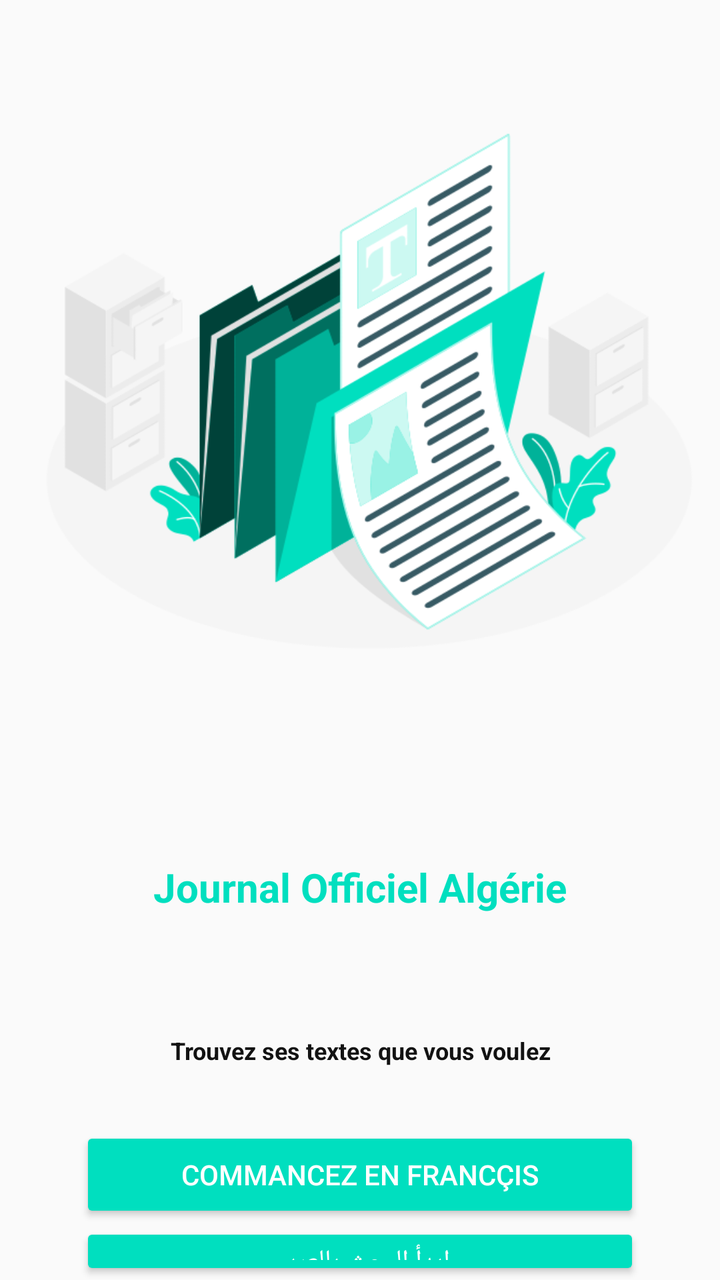
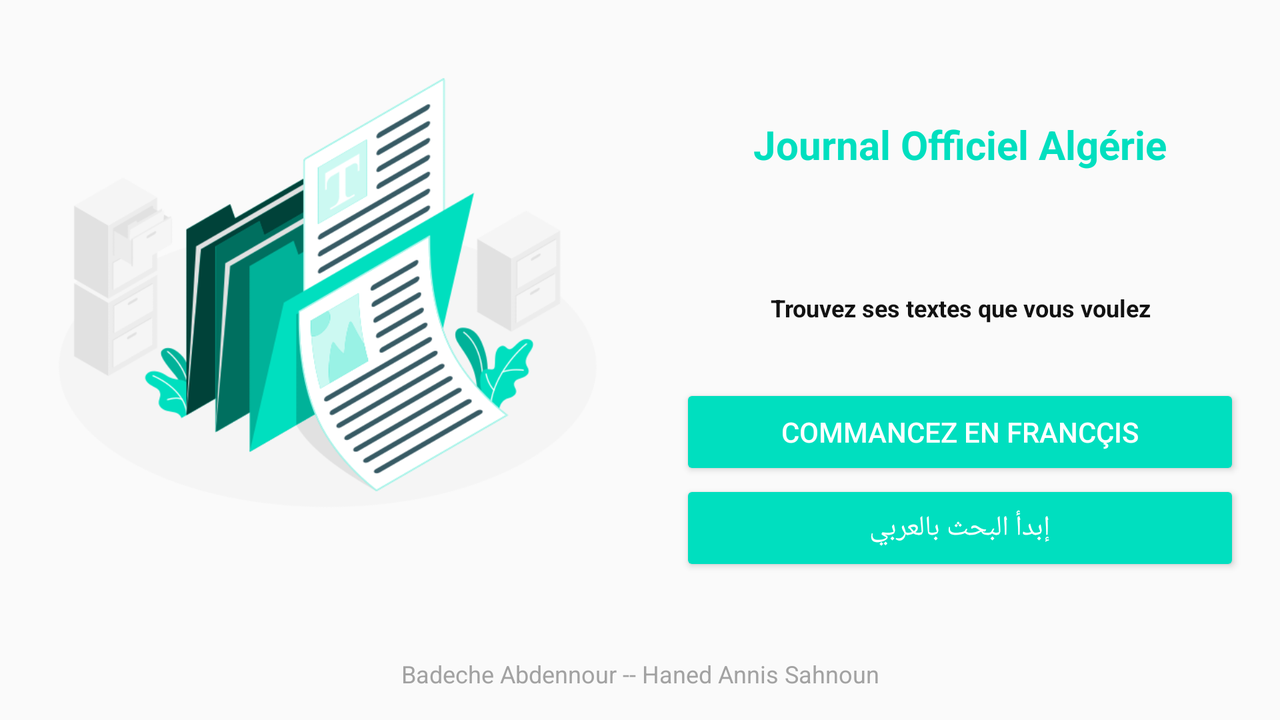

Compare how this app lays out the same screen by default and in its alternative resource folder. The renders come first, then the two layout files and the values they reference.
<!-- AndroidManifest.xml: activity theme Theme.AppCompat.Light.NoActionBar -->
<!-- res/layout/splash_screen.xml -->
<?xml version="1.0" encoding="utf-8"?>
<androidx.constraintlayout.widget.ConstraintLayout
    xmlns:android="http://schemas.android.com/apk/res/android"
    xmlns:app="http://schemas.android.com/apk/res-auto"
    xmlns:tools="http://schemas.android.com/tools"
    android:layout_height="match_parent"
    android:layout_width="match_parent"
    >
<LinearLayout
    android:orientation="vertical"
    android:layout_width="match_parent"
    android:layout_height="match_parent"
    >

    

    <ImageView
        android:id="@+id/imageView"
        android:layout_width="match_parent"
        android:layout_height="400dp"
        android:scaleX="1"
        android:scaleY="1"
        app:srcCompat="@drawable/splash" />

    <TextView
        android:id="@+id/textView"
        android:layout_width="match_parent"
        android:layout_height="wrap_content"
        android:layout_below="@id/imageView"
        android:gravity="center"
        android:padding="30dp"
        android:text="Journal Officiel Algérie"
        android:textColor="@color/tjo"
        android:textSize="20dp"
        android:textStyle="bold" />

    <TextView
        android:id="@+id/textView2"
        android:layout_width="match_parent"
        android:layout_height="wrap_content"
        android:layout_below="@id/imageView"
        android:gravity="center"
        android:padding="30dp"
        android:text="Trouvez ses textes que vous voulez"
        android:textColor="#121212"
        android:textSize="12dp"
        android:textStyle="bold" />


    <LinearLayout
        android:layout_width="match_parent"
        android:layout_height="wrap_content"
        android:orientation="vertical"
        android:gravity="center_horizontal"
        >

        <Button
            android:id="@+id/button"
            android:layout_width="wrap_content"
            android:layout_height="wrap_content"
            android:layout_centerInParent="true"
            android:backgroundTint="@color/tjo"
            android:textColor="@color/white"
            app:iconTint="#C53636"
            android:minWidth="280dp"
            android:paddingHorizontal="30dp"
            android:text="Commancez en Francçis" />
        <Button
            android:id="@+id/button_ar"
            android:layout_width="wrap_content"
            android:layout_height="wrap_content"
            android:minWidth="280dp"
            android:layout_centerInParent="true"
            android:backgroundTint="@color/tjo"
            android:textColor="@color/white"
            app:iconTint="#C53636"
            android:paddingHorizontal="30dp"
            android:text="إبدأ البحث بالعربي" />
    </LinearLayout>


    <TextView
        android:id="@+id/textView1"
        android:layout_width="match_parent"
        android:layout_height="wrap_content"
        android:layout_below="@id/button"
        android:layout_weight="1"
        android:gravity="bottom"
        android:padding="15dp"
        android:text="Badeche Abdennour -- Haned Annis Sahnoun"
        android:textAlignment="center"
        android:textColor="#a2a2a2"
        android:textSize="12dp"
        tools:ignore="RtlCompat"
        />

</LinearLayout>

</androidx.constraintlayout.widget.ConstraintLayout>
<!-- resources referenced by this layout -->
<resources>
  <color name="tjo">#00dfbf</color>
  <color name="white">#FFFFFFFF</color>
  <!-- drawable splash: png bitmap (drawable, 79609 bytes) -->
</resources>
<!-- res/layout-land/splash_screen.xml (the repository's variant of the layout above) -->
<!-- drawn on the phone turned sideways -->
<?xml version="1.0" encoding="utf-8"?>
<androidx.constraintlayout.widget.ConstraintLayout
    xmlns:android="http://schemas.android.com/apk/res/android"
    xmlns:app="http://schemas.android.com/apk/res-auto"
    xmlns:tools="http://schemas.android.com/tools"
    android:layout_height="match_parent"
    android:layout_width="match_parent"
    >
    <LinearLayout
        android:orientation="vertical"
        android:layout_width="match_parent"
        android:layout_height="match_parent"
        >
        <LinearLayout
            android:orientation="horizontal"
            android:layout_width="match_parent"
            android:layout_height="match_parent"
            android:layout_weight="13"
            >

            

            <ImageView
                android:id="@+id/imageView"
                android:layout_width="match_parent"
                android:layout_height="300dp"
                android:scaleX="1"
                android:scaleY="1"
                android:layout_weight="1"
                app:srcCompat="@drawable/splash" />

            <LinearLayout
                android:layout_width="match_parent"
                android:layout_height="match_parent"
                android:layout_weight="1"
                android:orientation="vertical"
                android:gravity="center"
                >

                <TextView
                    android:id="@+id/textView"
                    android:layout_width="match_parent"
                    android:layout_height="wrap_content"
                    android:layout_below="@id/imageView"
                    android:gravity="center"
                    android:padding="30dp"
                    android:text="Journal Officiel Algérie"
                    android:textColor="@color/tjo"
                    android:textSize="20dp"
                    android:textStyle="bold" />

                <TextView
                    android:id="@+id/textView2"
                    android:layout_width="match_parent"
                    android:layout_height="wrap_content"
                    android:layout_below="@id/imageView"
                    android:gravity="center"
                    android:padding="30dp"
                    android:text="Trouvez ses textes que vous voulez"
                    android:textColor="#121212"
                    android:textSize="12dp"
                    android:textStyle="bold" />


                <LinearLayout
                    android:layout_width="match_parent"
                    android:layout_height="wrap_content"
                    android:orientation="vertical"
                    android:gravity="center_horizontal"
                    >

                    <Button
                        android:id="@+id/button"
                        android:layout_width="wrap_content"
                        android:layout_height="wrap_content"
                        android:layout_centerInParent="true"
                        android:backgroundTint="@color/tjo"
                        android:textColor="@color/white"
                        app:iconTint="#C53636"
                        android:minWidth="280dp"
                        android:paddingHorizontal="30dp"
                        android:text="Commancez en Francçis" />
                    <Button
                        android:id="@+id/button_ar"
                        android:layout_width="wrap_content"
                        android:layout_height="wrap_content"
                        android:minWidth="280dp"
                        android:layout_centerInParent="true"
                        android:backgroundTint="@color/tjo"
                        android:textColor="@color/white"
                        app:iconTint="#C53636"
                        android:paddingHorizontal="30dp"
                        android:text="إبدأ البحث بالعربي" />
                </LinearLayout>

            </LinearLayout>



        </LinearLayout>


        <TextView
            android:id="@+id/textView1"
            android:layout_width="match_parent"
            android:layout_height="wrap_content"
            android:layout_below="@id/button"
            android:layout_weight="1"
            android:gravity="bottom"
            android:padding="15dp"
            android:text="Badeche Abdennour -- Haned Annis Sahnoun"
            android:textAlignment="center"
            android:textColor="#a2a2a2"
            android:textSize="12dp"
            tools:ignore="RtlCompat"
            />


    </LinearLayout>

</androidx.constraintlayout.widget.ConstraintLayout>
